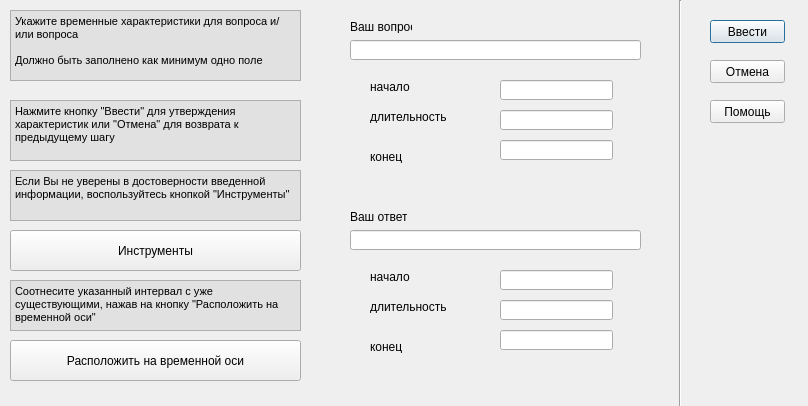
<?xml version="1.0" encoding="UTF-8"?>
<ui version="4.0">
 <class>temp</class>
 <widget class="QDialog" name="temp">
  <property name="geometry">
   <rect>
    <x>0</x>
    <y>0</y>
    <width>808</width>
    <height>406</height>
   </rect>
  </property>
  <property name="windowTitle">
   <string>Dialog</string>
  </property>
  <widget class="QPushButton" name="pushButton">
   <property name="geometry">
    <rect>
     <x>710</x>
     <y>20</y>
     <width>75</width>
     <height>23</height>
    </rect>
   </property>
   <property name="text">
    <string>Ввести</string>
   </property>
  </widget>
  <widget class="QPushButton" name="pushButton_2">
   <property name="geometry">
    <rect>
     <x>710</x>
     <y>60</y>
     <width>75</width>
     <height>23</height>
    </rect>
   </property>
   <property name="text">
    <string>Отмена</string>
   </property>
  </widget>
  <widget class="QLabel" name="label">
   <property name="geometry">
    <rect>
     <x>370</x>
     <y>270</y>
     <width>83</width>
     <height>13</height>
    </rect>
   </property>
   <property name="text">
    <string>начало</string>
   </property>
  </widget>
  <widget class="QLabel" name="label_2">
   <property name="geometry">
    <rect>
     <x>370</x>
     <y>300</y>
     <width>119</width>
     <height>13</height>
    </rect>
   </property>
   <property name="text">
    <string>длительность</string>
   </property>
  </widget>
  <widget class="QLabel" name="label_3">
   <property name="geometry">
    <rect>
     <x>370</x>
     <y>340</y>
     <width>80</width>
     <height>13</height>
    </rect>
   </property>
   <property name="text">
    <string>конец</string>
   </property>
  </widget>
  <widget class="QLineEdit" name="lineEdit">
   <property name="geometry">
    <rect>
     <x>500</x>
     <y>270</y>
     <width>113</width>
     <height>20</height>
    </rect>
   </property>
  </widget>
  <widget class="QLineEdit" name="lineEdit_2">
   <property name="geometry">
    <rect>
     <x>500</x>
     <y>300</y>
     <width>113</width>
     <height>20</height>
    </rect>
   </property>
  </widget>
  <widget class="QLineEdit" name="lineEdit_3">
   <property name="geometry">
    <rect>
     <x>500</x>
     <y>330</y>
     <width>113</width>
     <height>20</height>
    </rect>
   </property>
  </widget>
  <widget class="Line" name="line">
   <property name="geometry">
    <rect>
     <x>670</x>
     <y>0</y>
     <width>20</width>
     <height>531</height>
    </rect>
   </property>
   <property name="orientation">
    <enum>Qt::Vertical</enum>
   </property>
  </widget>
  <widget class="QTextBrowser" name="textBrowser">
   <property name="geometry">
    <rect>
     <x>10</x>
     <y>10</y>
     <width>291</width>
     <height>71</height>
    </rect>
   </property>
   <property name="mouseTracking">
    <bool>false</bool>
   </property>
   <property name="styleSheet">
    <string>background-color: rgb(225, 225, 225)</string>
   </property>
   <property name="html">
    <string>&lt;!DOCTYPE HTML PUBLIC &quot;-//W3C//DTD HTML 4.0//EN&quot; &quot;http://www.w3.org/TR/REC-html40/strict.dtd&quot;&gt;
&lt;html&gt;&lt;head&gt;&lt;meta name=&quot;qrichtext&quot; content=&quot;1&quot; /&gt;&lt;style type=&quot;text/css&quot;&gt;
p, li { white-space: pre-wrap; }
&lt;/style&gt;&lt;/head&gt;&lt;body style=&quot; font-family:'Ubuntu'; font-size:11pt; font-weight:400; font-style:normal;&quot;&gt;
&lt;p style=&quot; margin-top:0px; margin-bottom:0px; margin-left:0px; margin-right:0px; -qt-block-indent:0; text-indent:0px;&quot;&gt;&lt;span style=&quot; font-family:'MS Shell Dlg 2'; font-size:8.25pt;&quot;&gt;Укажите временные характеристики для вопроса и/или вопроса&lt;/span&gt;&lt;/p&gt;
&lt;p style=&quot;-qt-paragraph-type:empty; margin-top:0px; margin-bottom:0px; margin-left:0px; margin-right:0px; -qt-block-indent:0; text-indent:0px; font-family:'MS Shell Dlg 2'; font-size:8.25pt;&quot;&gt;&lt;br /&gt;&lt;/p&gt;
&lt;p style=&quot; margin-top:0px; margin-bottom:0px; margin-left:0px; margin-right:0px; -qt-block-indent:0; text-indent:0px;&quot;&gt;&lt;span style=&quot; font-family:'MS Shell Dlg 2'; font-size:8.25pt;&quot;&gt;Должно быть заполнено как минимум одно поле&lt;/span&gt;&lt;/p&gt;&lt;/body&gt;&lt;/html&gt;</string>
   </property>
  </widget>
  <widget class="QTextBrowser" name="textBrowser_2">
   <property name="geometry">
    <rect>
     <x>10</x>
     <y>100</y>
     <width>291</width>
     <height>61</height>
    </rect>
   </property>
   <property name="mouseTracking">
    <bool>false</bool>
   </property>
   <property name="styleSheet">
    <string>background-color: rgb(225, 225, 225)</string>
   </property>
   <property name="html">
    <string>&lt;!DOCTYPE HTML PUBLIC &quot;-//W3C//DTD HTML 4.0//EN&quot; &quot;http://www.w3.org/TR/REC-html40/strict.dtd&quot;&gt;
&lt;html&gt;&lt;head&gt;&lt;meta name=&quot;qrichtext&quot; content=&quot;1&quot; /&gt;&lt;style type=&quot;text/css&quot;&gt;
p, li { white-space: pre-wrap; }
&lt;/style&gt;&lt;/head&gt;&lt;body style=&quot; font-family:'Ubuntu'; font-size:11pt; font-weight:400; font-style:normal;&quot;&gt;
&lt;p style=&quot; margin-top:0px; margin-bottom:0px; margin-left:0px; margin-right:0px; -qt-block-indent:0; text-indent:0px;&quot;&gt;&lt;span style=&quot; font-family:'MS Shell Dlg 2'; font-size:8.25pt;&quot;&gt;Нажмите кнопку &amp;quot;Ввести&amp;quot; для утверждения характеристик или &amp;quot;Отмена&amp;quot; для возврата к предыдущему шагу&lt;/span&gt;&lt;/p&gt;&lt;/body&gt;&lt;/html&gt;</string>
   </property>
  </widget>
  <widget class="QTextBrowser" name="textBrowser_3">
   <property name="geometry">
    <rect>
     <x>10</x>
     <y>170</y>
     <width>291</width>
     <height>51</height>
    </rect>
   </property>
   <property name="mouseTracking">
    <bool>false</bool>
   </property>
   <property name="styleSheet">
    <string notr="true">background-color: rgb(225, 225, 225)</string>
   </property>
   <property name="html">
    <string>&lt;!DOCTYPE HTML PUBLIC &quot;-//W3C//DTD HTML 4.0//EN&quot; &quot;http://www.w3.org/TR/REC-html40/strict.dtd&quot;&gt;
&lt;html&gt;&lt;head&gt;&lt;meta name=&quot;qrichtext&quot; content=&quot;1&quot; /&gt;&lt;style type=&quot;text/css&quot;&gt;
p, li { white-space: pre-wrap; }
&lt;/style&gt;&lt;/head&gt;&lt;body style=&quot; font-family:'Ubuntu'; font-size:11pt; font-weight:400; font-style:normal;&quot;&gt;
&lt;p style=&quot; margin-top:0px; margin-bottom:0px; margin-left:0px; margin-right:0px; -qt-block-indent:0; text-indent:0px;&quot;&gt;&lt;span style=&quot; font-family:'MS Shell Dlg 2'; font-size:8.25pt;&quot;&gt;Если Вы не уверены в достоверности введенной информации, воспользуйтесь кнопкой &amp;quot;Инструменты&amp;quot;&lt;/span&gt;&lt;/p&gt;&lt;/body&gt;&lt;/html&gt;</string>
   </property>
  </widget>
  <widget class="QPushButton" name="pushButton_4">
   <property name="geometry">
    <rect>
     <x>10</x>
     <y>230</y>
     <width>291</width>
     <height>41</height>
    </rect>
   </property>
   <property name="text">
    <string>Инструменты</string>
   </property>
  </widget>
  <widget class="QPushButton" name="pushButton_3">
   <property name="geometry">
    <rect>
     <x>10</x>
     <y>340</y>
     <width>291</width>
     <height>41</height>
    </rect>
   </property>
   <property name="text">
    <string>Расположить на временной оси</string>
   </property>
  </widget>
  <widget class="QTextBrowser" name="textBrowser_4">
   <property name="geometry">
    <rect>
     <x>10</x>
     <y>280</y>
     <width>291</width>
     <height>51</height>
    </rect>
   </property>
   <property name="mouseTracking">
    <bool>false</bool>
   </property>
   <property name="styleSheet">
    <string notr="true">background-color: rgb(225, 225, 225)</string>
   </property>
   <property name="html">
    <string>&lt;!DOCTYPE HTML PUBLIC &quot;-//W3C//DTD HTML 4.0//EN&quot; &quot;http://www.w3.org/TR/REC-html40/strict.dtd&quot;&gt;
&lt;html&gt;&lt;head&gt;&lt;meta name=&quot;qrichtext&quot; content=&quot;1&quot; /&gt;&lt;style type=&quot;text/css&quot;&gt;
p, li { white-space: pre-wrap; }
&lt;/style&gt;&lt;/head&gt;&lt;body style=&quot; font-family:'Ubuntu'; font-size:11pt; font-weight:400; font-style:normal;&quot;&gt;
&lt;p style=&quot; margin-top:0px; margin-bottom:0px; margin-left:0px; margin-right:0px; -qt-block-indent:0; text-indent:0px;&quot;&gt;&lt;span style=&quot; font-family:'MS Shell Dlg 2'; font-size:8.25pt;&quot;&gt;Соотнесите указанный интервал с уже существующими, нажав на кнопку &amp;quot;Расположить на временной оси&amp;quot;&lt;/span&gt;&lt;/p&gt;&lt;/body&gt;&lt;/html&gt;</string>
   </property>
  </widget>
  <widget class="QLabel" name="label_4">
   <property name="geometry">
    <rect>
     <x>350</x>
     <y>210</y>
     <width>57</width>
     <height>13</height>
    </rect>
   </property>
   <property name="text">
    <string>Ваш ответ:</string>
   </property>
  </widget>
  <widget class="QLineEdit" name="lineEdit_4">
   <property name="geometry">
    <rect>
     <x>350</x>
     <y>230</y>
     <width>291</width>
     <height>20</height>
    </rect>
   </property>
   <property name="text">
    <string/>
   </property>
   <property name="readOnly">
    <bool>false</bool>
   </property>
  </widget>
  <widget class="QPushButton" name="pushButton_5">
   <property name="geometry">
    <rect>
     <x>710</x>
     <y>100</y>
     <width>75</width>
     <height>23</height>
    </rect>
   </property>
   <property name="text">
    <string>Помощь</string>
   </property>
  </widget>
  <widget class="QLabel" name="label_5">
   <property name="geometry">
    <rect>
     <x>350</x>
     <y>20</y>
     <width>62</width>
     <height>13</height>
    </rect>
   </property>
   <property name="text">
    <string>Ваш вопрос:</string>
   </property>
  </widget>
  <widget class="QLabel" name="label_6">
   <property name="geometry">
    <rect>
     <x>370</x>
     <y>150</y>
     <width>80</width>
     <height>13</height>
    </rect>
   </property>
   <property name="text">
    <string>конец</string>
   </property>
  </widget>
  <widget class="QLabel" name="label_7">
   <property name="geometry">
    <rect>
     <x>370</x>
     <y>110</y>
     <width>119</width>
     <height>13</height>
    </rect>
   </property>
   <property name="text">
    <string>длительность</string>
   </property>
  </widget>
  <widget class="QLineEdit" name="lineEdit_5">
   <property name="geometry">
    <rect>
     <x>350</x>
     <y>40</y>
     <width>291</width>
     <height>20</height>
    </rect>
   </property>
   <property name="text">
    <string/>
   </property>
   <property name="readOnly">
    <bool>false</bool>
   </property>
  </widget>
  <widget class="QLabel" name="label_8">
   <property name="geometry">
    <rect>
     <x>370</x>
     <y>80</y>
     <width>83</width>
     <height>13</height>
    </rect>
   </property>
   <property name="text">
    <string>начало</string>
   </property>
  </widget>
  <widget class="QLineEdit" name="lineEdit_6">
   <property name="geometry">
    <rect>
     <x>500</x>
     <y>80</y>
     <width>113</width>
     <height>20</height>
    </rect>
   </property>
  </widget>
  <widget class="QLineEdit" name="lineEdit_7">
   <property name="geometry">
    <rect>
     <x>500</x>
     <y>110</y>
     <width>113</width>
     <height>20</height>
    </rect>
   </property>
  </widget>
  <widget class="QLineEdit" name="lineEdit_8">
   <property name="geometry">
    <rect>
     <x>500</x>
     <y>140</y>
     <width>113</width>
     <height>20</height>
    </rect>
   </property>
  </widget>
 </widget>
 <resources/>
 <connections/>
</ui>
